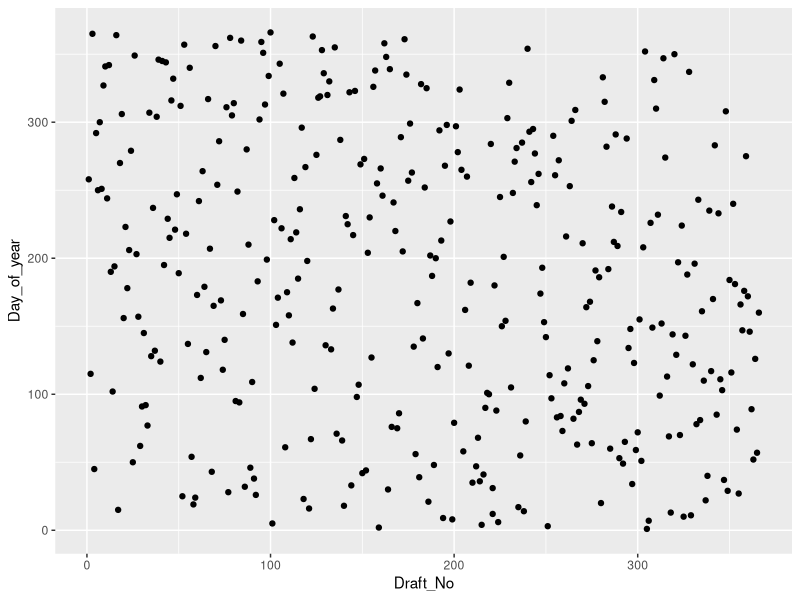

Write R code to recreate this figure.

### Init Code
rm(list = ls())
library(ggplot2)

### (1.1)

data <- read.csv("./Homework/Lab/Lab5/lottery.csv",sep = ";")

# Remove Month column since there is a Mo.Number column which is same as Month
data <- data[-2]

ggplot(data, aes(x = Draft_No, y = Day_of_year)) + geom_point()

# according to the plot, the pattern is not very clear.

### (1.2)
# fit the data using linear regression
fit1_2_1 <- lm(Day_of_year ~ Draft_No, data = data)
summary(fit1_2_1)

# We got
#Coefficients:
#             Estimate Std. Error t value Pr(>|t|)    
#(Intercept) 224.98148   10.81167  20.809  < 2e-16 ***
#Draft_No     -0.22602    0.05105  -4.427 1.26e-05 ***

# fit using loess function 
fit1_2_2 <- loess(Day_of_year ~ Draft_No, data = data, se=TRUE)
summary(fit1_2_2)

# Output:
# Number of Observations: 366 
# Equivalent Number of Parameters: 4.34 
#Residual Standard Error: 103.5 
#Trace of smoother matrix: 4.73  (exact)

#Control settings:
#  span     :  0.75 
#  degree   :  2 
#  family   :  gaussian
#  surface  :  interpolate         cell = 0.2
#  normalize:  TRUE
# parametric:  FALSE
#drop.square:  FALSE

# according to the output , we drew the following conclusion:

# TODO: add some comments here.

### (1.3)

### (1.4)

### (1.5)
